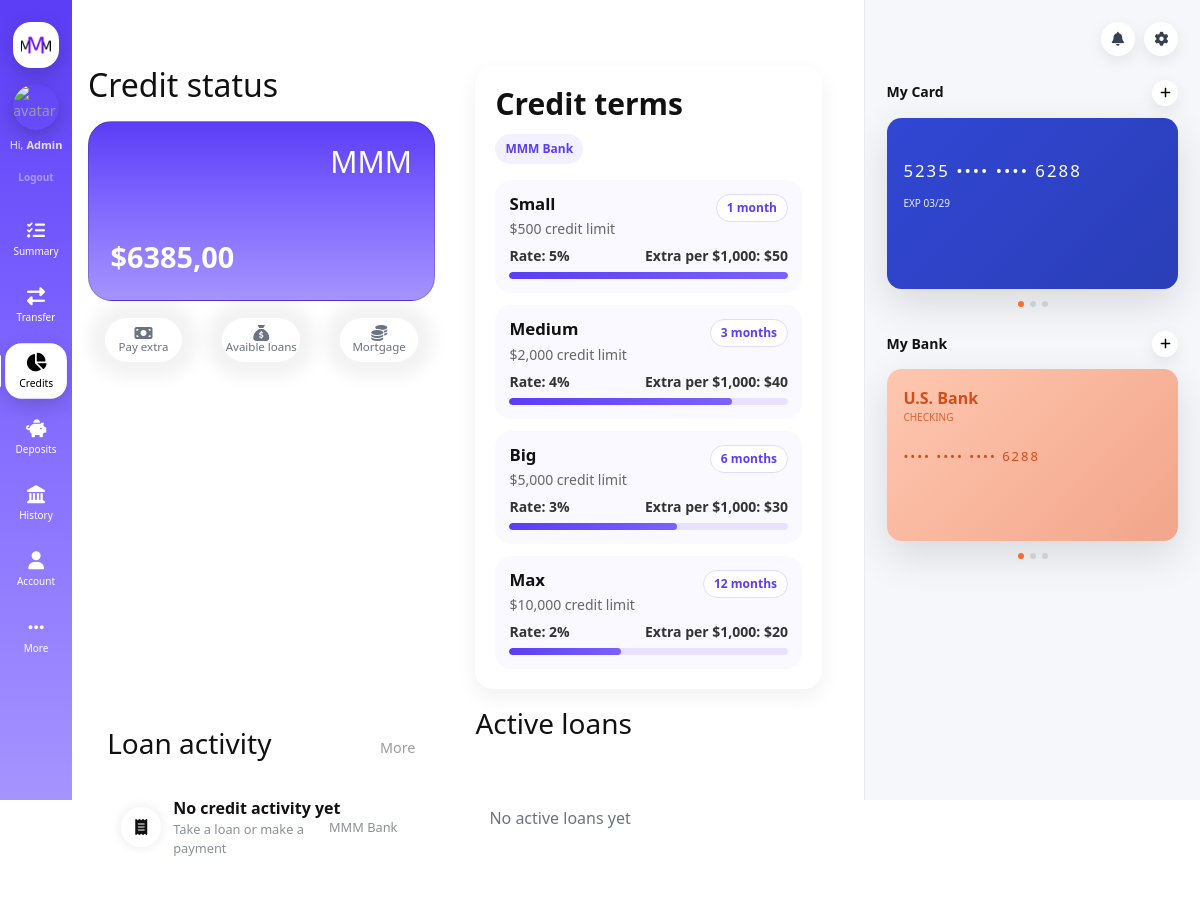
Page /credits/ (signed in) on the earlier database version.
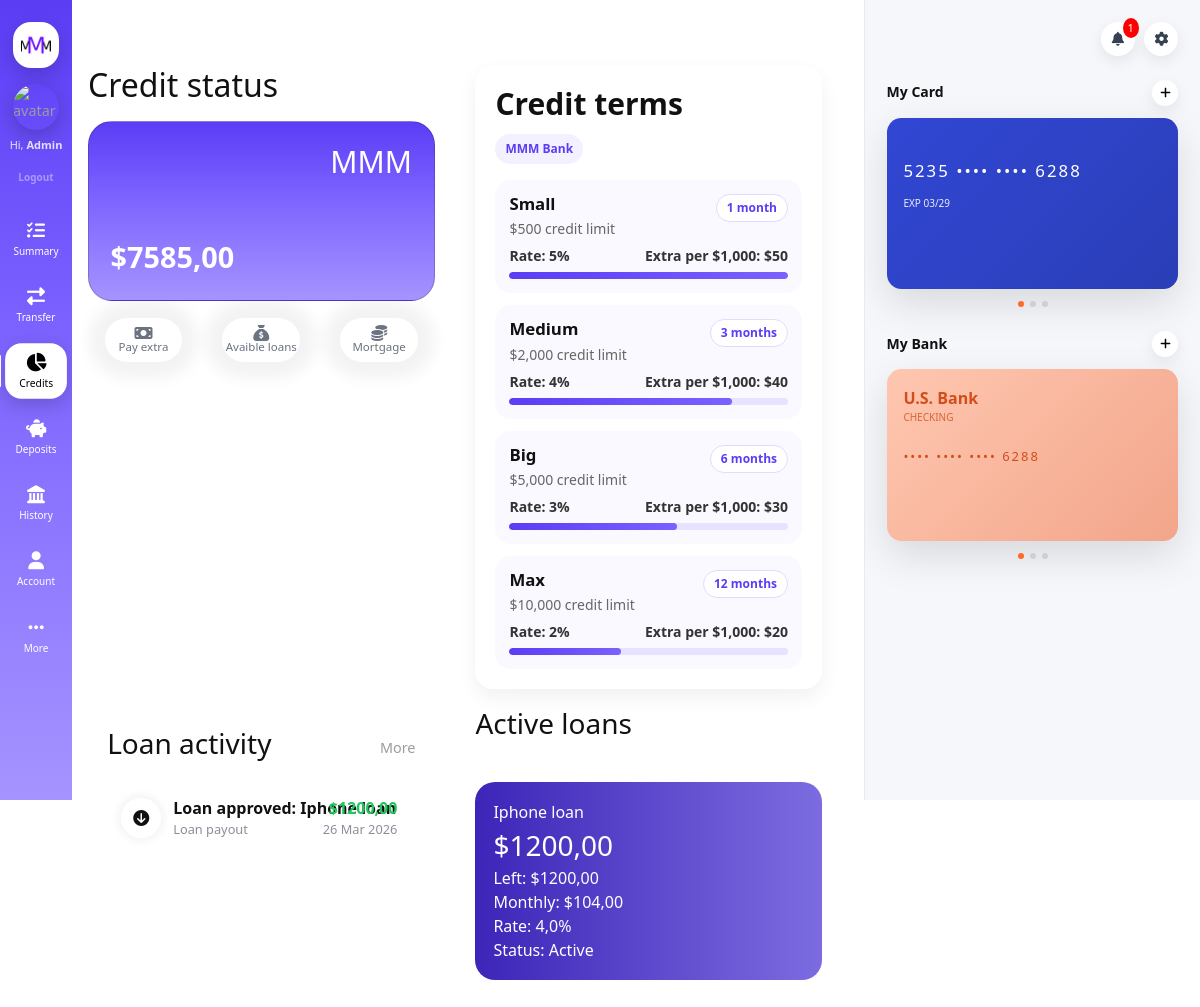
Same page on the later database version.
### main/models.py (models this page shows, shortened)
class Account(models.Model):
    user = models.OneToOneField(User, on_delete=models.CASCADE)
    balance = models.DecimalField(max_digits=12, decimal_places=2, default=0)
    saving_goal = models.DecimalField(max_digits=12, decimal_places=0, default=0)

class Transaction(models.Model):
    DEPOSIT = "deposit"
    WITHDRAW = "withdraw"
    account = models.ForeignKey(Account, on_delete=models.CASCADE)
    title = models.CharField(max_length=255, default="Transaction")
    category = models.ForeignKey(Category, on_delete=models.SET_NULL, null=True, blank=True)
    amount = models.DecimalField(max_digits=12, decimal_places=2)
    created_at = models.DateTimeField(auto_now_add=True)

class Category(models.Model):
    name = models.CharField(max_length=100)
    icon = models.CharField(max_length=100 , default="fa-solid fa-circle-arrow-down")
    DEPOSIT = "deposit"
    WITHDRAW = "withdraw"
    TRANSACTION_TYPES = [
        (DEPOSIT, "Deposit"),
        (WITHDRAW, "Withdraw"),
    ]
    type = models.CharField(max_length=20, choices=TRANSACTION_TYPES)

### credits/models.py (models this page shows, shortened)
class Credit(models.Model):
    user = models.ForeignKey(User, on_delete=models.CASCADE)
    client_name = models.CharField(max_length=100)
    amount = models.DecimalField(max_digits=10, decimal_places=2)
    interest_rate = models.FloatField()
    created_at = models.DateTimeField(auto_now_add=True)
    is_active = models.BooleanField(default=False)

### credits/views.py (the view)
# urls.py: path('', views.index, name='credits'),
@login_required
def index(request):
    account = request.user.account
    balance = account.balance
    show_all_activity = request.GET.get('activity') == 'all'
    show_all_cards = request.GET.get('cards') == 'all'
    active_credits = Credit.objects.filter(
        user=request.user,
        is_active=True
    ).order_by('-created_at')
    loan_activity_queryset = Transaction.objects.filter(
        account=account
    ).filter(
        Q(title__startswith='Loan approved:')
        | Q(title__startswith='Extra payment for')
        | Q(title__startswith='Mortgage approved:')
    ).select_related('category').order_by('-created_at')
    loan_activity = loan_activity_queryset if show_all_activity else loan_activity_queryset[:4]
    active_credit_cards = []
    credits_for_cards = active_credits if show_all_cards else active_credits[:2]
    for credit in credits_for_cards:
        estimated_monthly = (credit.amount * Decimal(str(1 + credit.interest_rate / 100))) / Decimal('12')
        active_credit_cards.append({
            'title': credit.client_name,
            'amount': credit.amount,
            'left': credit.amount,
            'monthly': estimated_monthly.quantize(Decimal('0.01')),
            'rate': credit.interest_rate,
            'status': 'Active' if credit.is_active else 'Closed',
            'is_placeholder': False,
        })
    return render(request, 'credits/index.html', {
        'has_active_loan': active_credits.exists(),
        'balance': balance,
        'loan_activity': loan_activity,
        'show_all_activity': show_all_activity,
        'active_credit_cards': active_credit_cards,
        'has_active_credit_cards': bool(active_credit_cards),
        'show_all_cards': show_all_cards,
        'has_more_credit_cards': active_credits.count() > 2,
    })

### main/context_processors.py (called while the page is built)
def unread_messages(request):
    if request.user.is_authenticated:
        count = InboxMessage.objects.filter(
            receiver=request.user,
            is_read=False
        ).count()
    else:
        count = 0
    return {
        'unread_count': count
    }

### main/templatetags/sidebar_links.py (called while the page is built)
@register.simple_tag
def get_links():
    return [{
        'name': 'Summary',
        'href': '/',
        'icon': 'fa-regular fa-list-check',
    },{
        'name': 'Transfer',
        'href': '/contacts/',
        'icon': 'fa-regular fa-right-left',
    }, {
        'name': 'Credits',
        'href': '/credits/',
        'icon': 'fa-solid fa-chart-pie',
    }, {
        'name': 'Deposits',
        'href': '/deposits/',
        'icon': 'fa-solid fa-piggy-bank',
    },{
        'name': 'History',
        'href': '/history',
        'icon': 'fa-regular fa-landmark',
    },{
        'name': 'Account',
        'href': '/profile',
        'icon': 'fa-solid fa-user',
    },{
        'name': 'More',
        'href': '/more/',
        'icon': 'fa-ellipsis',
    }]

### credits/templates/credits/index.html (shortened to what the changed rows need)
{% extends 'main/layout/layout.html' %}
{% block content %}
<div class="row credits-top-row">
    <div class="col">
        <h2 style="margin: 0;">Credit status</h2>
        <div class="card balance-card">
            <div class="card-top">
                <h1 style="font-size: 30px;">MMM</h1>
            </div>
            <div class="card-bottom">
                <div class="card-balance">${{ balance }}</div>
            </div>
        </div>
    </div>
</div>
<div class="row">
    <div class="col">
        <section class="transactions">
            <div class="transaction-list">
                {% if loan_activity %}
                    {% for item in loan_activity %}
                        <div class="transaction-item">
                            <div class="transaction-left">
                                <div class="icon">
                                    <i class="{% if item.category.type == 'withdraw' %}fa-solid fa-circle-arrow-up{% else %}fa-solid fa-circle-arrow-down{% endif %}"></i>
                                </div>
                                <div>
                                    <div class="title">{{ item.title }}</div>
                                    <div class="category">{{ item.category.name }}</div>
                                </div>
                            </div>
                            <div class="transaction-right {% if item.category.type == 'withdraw' %}negative{% else %}positive{% endif %}">
                                <div class="amount">{% if item.category.type == 'withdraw' %}-{% endif %}${{ item.amount }}</div>
                                <div class="date">{{ item.created_at|date:"j M Y" }}</div>
                            </div>
                        </div>
                    {% endfor %}
                {% else %}
                    <div class="transaction-item">
                        <div class="transaction-left">
                            <div class="icon"><i class="fa-solid fa-receipt"></i></div>
                            <div>
                                <div class="title">No credit activity yet</div>
                                <div class="category">Take a loan or make a payment</div>
                            </div>
                        </div>
                        <div class="transaction-right">
                            <div class="date">MMM Bank</div>
                        </div>
                    </div>
                {% endif %}
            </div>
        </section>
    </div>
    <div class="col credits-active-loans-panel">
        <div class="active-loans-list">
        {% if has_active_credit_cards %}
            {% for card in active_credit_cards %}
                <div style="
                    background: linear-gradient(90deg,#3c25b8,#7c6ce0);
                    color:white;
                    border-radius:20px;
                        padding:18px;
                        flex: 0 0 auto;
                ">
                    <div>{{ card.title }}</div>
                    <div style="font-size:28px;">${{ card.amount }}</div>
                    <div>Left: ${{ card.left }}</div>
                    <div>Monthly: ${{ card.monthly }}</div>
                    <div>Rate: {{ card.rate }}%</div>
                    <div>Status: {{ card.status }}</div>
                </div>
            {% endfor %}
        {% else %}
            <div class="transaction-item text-center py-4" style="color: #6b7280;">
                No active loans yet
            </div>
        {% endif %}
    </div>
</div>
{% endblock %}

### main/templates/main/layout/sidebar.html (shortened to what this page needs)
{% load static %}
{% load sidebar_links %}
{% get_links as links %}
{% if request.user.is_authenticated %}
<div class="sidebar">
    <div class="sidebar-logo">
        <img src="{% static 'main/img/MMM-Logo.png' %}" alt="MMM Bank Logo">
    </div>
    <div class="sidebar-user">
        <a href="/profile" class="user-avatar">
            <img src="https://github.com/Fev1L.png" alt="avatar">
        </a>
        <div class="user-greeting">
            Hi, <strong>{{ request.user.username }}</strong>
        </div>
        <form method="POST" action="/logout">
            <button class="logout-btn" type="submit">Logout</button>
        </form>
    </div>
    <div class="sidebar-links">
        {% for link in links %}
        <a href="{{ link.href }}"
           class="sidebar-item {% if request.path == link.href %}active{% endif %}">
            <i class="fa-solid {{ link.icon }}"></i>
            <span>{{ link.name }}</span>
        </a>
        {% endfor %}
    </div>
</div>
{% endif %}

Differences in the rows shown:
changed Account: balance "6385,00" → "7585,00"
added Transaction: title "Loan approved: Iphone loan", category.name "Loan payout", amount "1200,00", created_at "26 Mar 2026"
added Credit: title "Iphone loan", amount "1200,00", left "1200,00", rate "4,0"
Other differences:
{{ unread_count }}: (not shown) → "1"
new list line: "$ Left: $ Monthly: $ 104,00 Rate: % Status: Active"
text no longer shown: "No credit activity yet Take a loan or make a payment MMM Bank No active loans yet"
